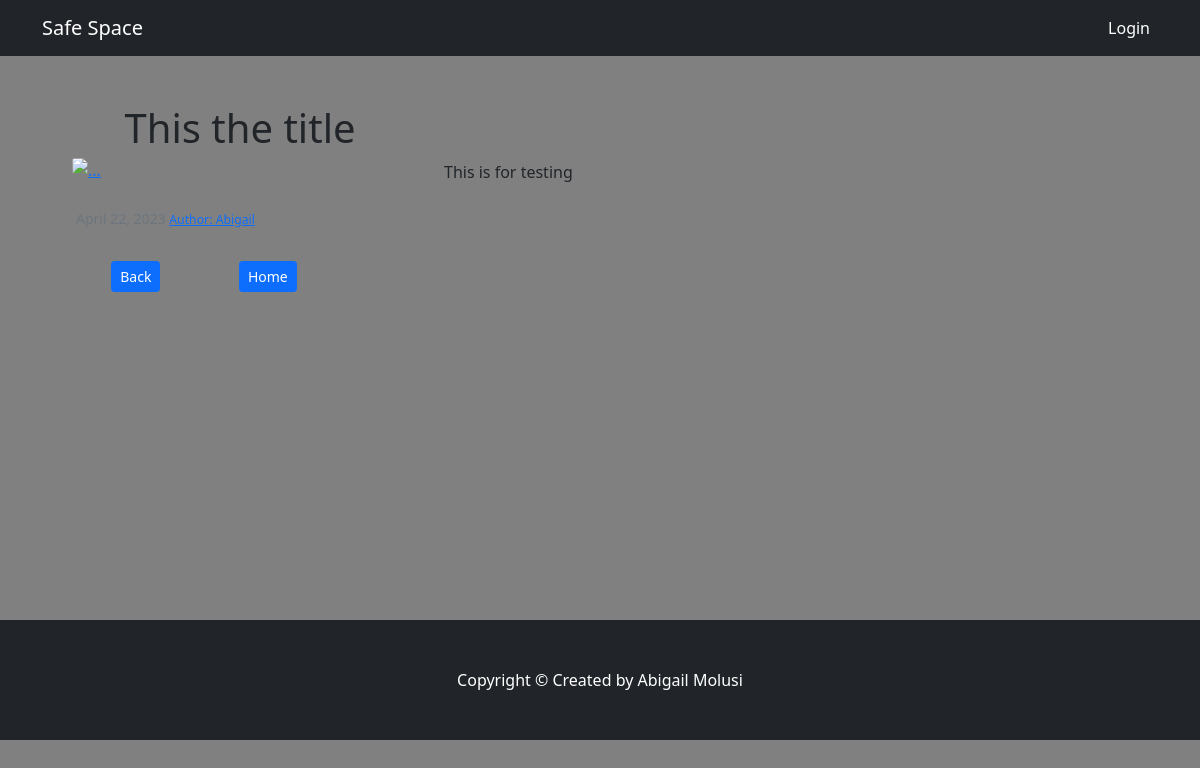
Page /blog/9/detail/ on the committed database.
### blog/models.py (models this page shows, shortened)
class Article(models.Model):
    title = models.CharField(max_length=255)
    image = CloudinaryField('blog_image',blank=True,null=True)
    content = models.TextField()
    category = models.CharField(choices=CATEGORY_CHOICES,max_length=2)
    author = models.ForeignKey("Userprofile",on_delete=models.SET_NULL,blank=True,null=True)
    created = models.DateField(auto_now_add=True)

class Userprofile(models.Model):
    preffered_name = models.CharField(max_length=255,null=True)
    user = models.OneToOneField(User,on_delete=models.CASCADE)
    profilepic = CloudinaryField("userprofiles",default="userprofiles/dp.JPG")
    job_title = models.CharField(max_length=250,null=True)
    about = models.CharField(max_length=500,null=True)
    twitter = models.URLField(blank=True,null=True)
    linkedin = models.URLField(blank=True, null=True)
    instagram = models.URLField(blank=True, null=True)

### blog/views.py (the view)
# urls.py: path('<int:pk>/detail/',ArticleDetailView.as_view(),name='detail'),
class ArticleDetailView(DetailView):
    model = Article
    template_name = 'blog/articledetail.html'

### templates/blog/articledetail.html (shortened to what this page needs)
{% extends 'blog/index.html' %}
{% load static %}
{% static "images" as baseUrl %}
{% block content %}
<div id="container" class="container my-5" style="max-width:90%;overflow:auto;padding-bottom:100px">
<div id="main">
<div class="row">
    {% if article.image %}
    <div class="col-md-4 ">
        <h1 class="card-title mb-1"><center>{{ article.title }}</center></h1>
        <a href="{{ article.image.url }}" target="_blank"><img class="card-img-top" src="{{ article.image.url }}" width="200px" height="350px" alt="..."/></a>
    </div>
  <div class="col-md-8 px-4 py-2 mt-5" >
        {{ article.content }}
    </div>
<div class="card-body">
    <div class="small text-muted">{{ article.created }}
        <small> <a href="{% url 'blog:existingprofile' article.author.user.id  %}" target="_blank"> Author: {{ article.author.preffered_name }}</a></small>
    </div>
</div>
</div>
{% endif %}
<div>
    <div class="col-md-3 my-3" style="display:flex;justify-content:space-around;align-items:center">
    <a href="{{request.META.HTTP_REFERER|escape}}" class="btn btn-sm btn-primary">Back</a><a href="{% url 'blog:home' %}" class="btn btn-sm  btn-primary" >Home</a>
</div>
    </div>
            </div>
  </div>
{% endblock %}

### rows in the picture
Article: title "This the title", content "This is for testing", created "April 22, 2023", author.preffered_name "Abigail"
